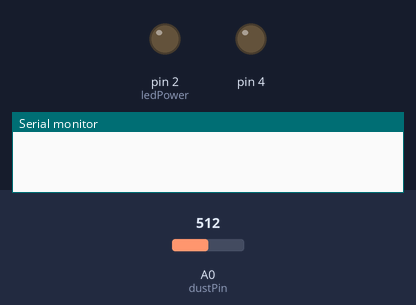
Bench run of a sketch on a simulated Arduino Uno, built with avr-gcc and run on an emulated ATmega328P. Parts: output pins drawn as LEDs (lit = HIGH), the last lines printed to the serial monitor. The test bench sets the inputs (shaded band); at power-on: A0 (dustPin) = 512.

Above: at 0.1 s.
At 1.1 s:
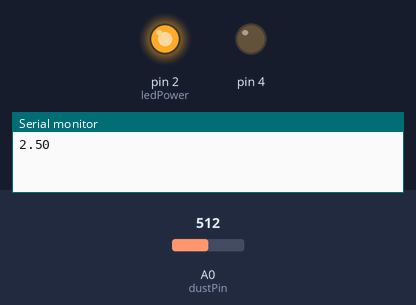
Timing chart, 0 to 2.6 s (numbered marks = the images above):
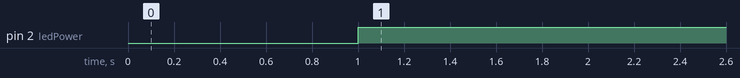

Measured:
- by itself, pin 2 (ledPower): LOW → HIGH at 1.0 s

The sketch:

pm_2014_03_12.ino
```cpp
int dustPin=0;
float dustVal=0;
float ppm = 0;
int i=0;
int ledPower=2;
int delayTime=280;
int delayTime2=40;
float offTime=9680;
float voltage=0;
float tempdustdensity=0;
float dustnumber=0;
float ppmpercf=0;
float dustdensity=0;

void setup(){
  Serial.begin(9600);
  pinMode(ledPower,OUTPUT);
  pinMode(4, OUTPUT);
  delay(1000);

  i=0;
  ppm=0;
}

void loop(){
  i=i+1;
  // ledPower is any digital pin on the arduino connected to Pin 3 on the sensor
  digitalWrite(ledPower,LOW); // power on the LED
  delayMicroseconds(delayTime);
  dustVal=analogRead(dustPin); // read the dust value via pin 5 on the sensor
  ppm=ppm+dustVal;
  delayMicroseconds(delayTime2);
  digitalWrite(ledPower,HIGH); // turn the LED off
  delayMicroseconds(offTime);
  /*
  if(dustVal>8){
    dustnumber=(dustVal*5/1024-0.0356)*120000;
  }else{
    dustnumber=dustVal*52;
  }
  */
//  voltage = dustVal*0.0049;
  //tempdustdensity =(0.172*voltage-0.0999)*2000;
//  Serial.println(float(dustVal*5/1024));
//  pm = ( dustVal*5/1024 -0.5 )/6.25;

/*
  voltage = ppm/i*(5/1024);
  dustdensity = 0.17*voltage-0.1;
  ppmpercf = (voltage-0.0256)*120000;
*/
  Serial.println(dustVal*5/1024);
  i=0;
  ppm=0;
  delay(1000);

}
```
